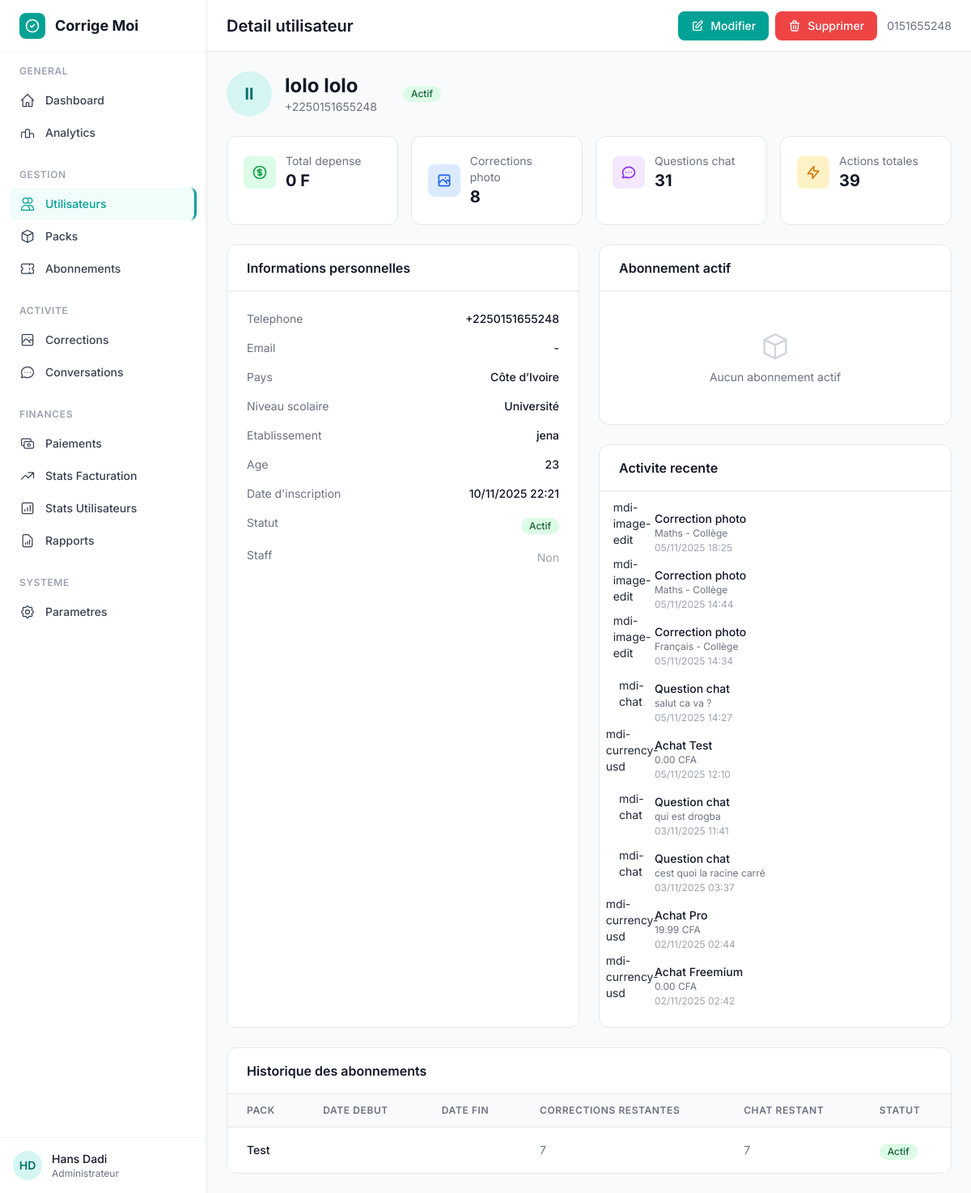
Before: /custom-admin/user/2/ (signed in) with the older database file.
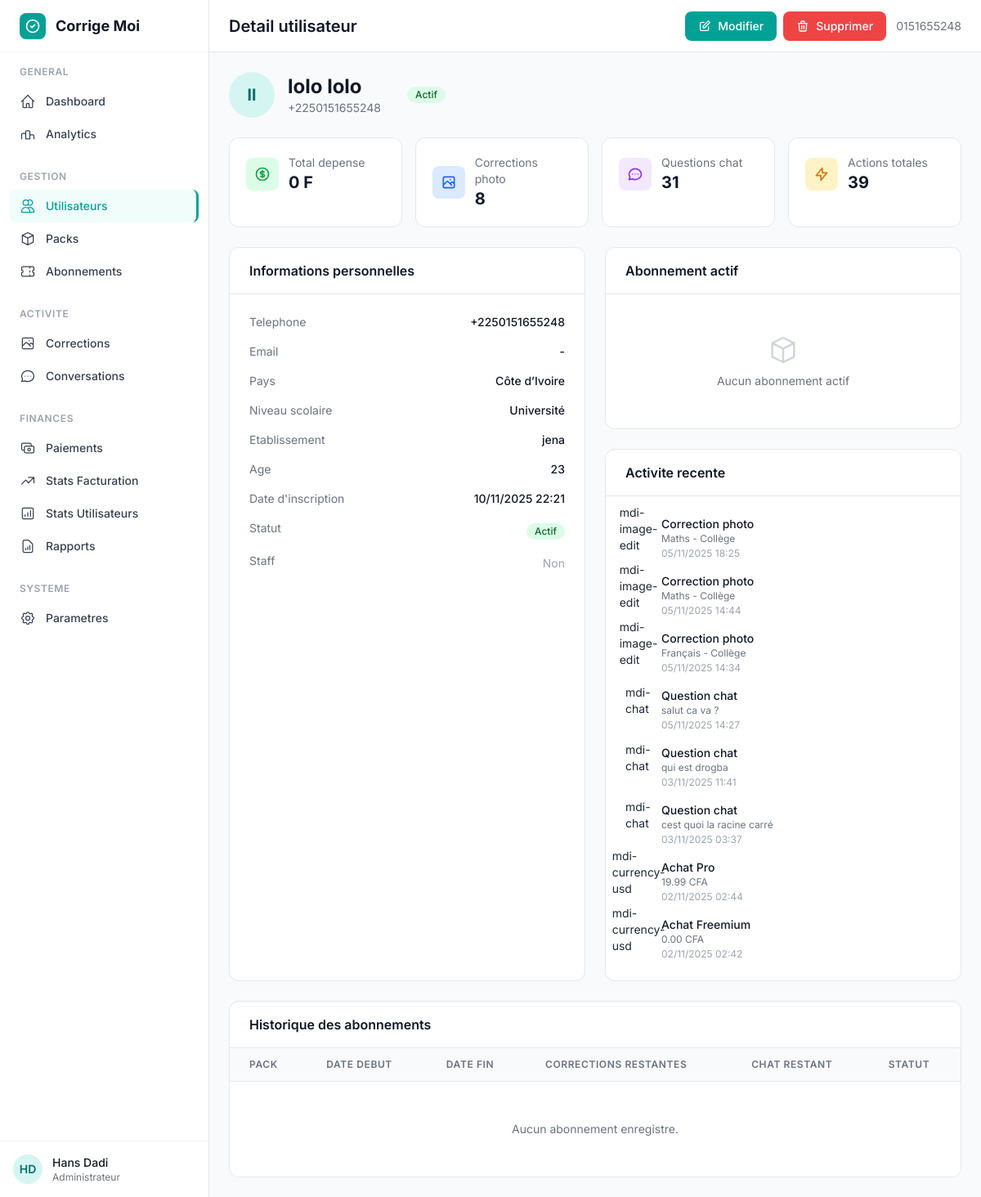
After: the same page with the newer database file.
### treatment/models.py (models this page shows, shortened)
class ImageCorrection(models.Model):
    user = models.ForeignKey(CustomUser, on_delete=models.CASCADE, related_name='image_corrections')
    image = models.ImageField(upload_to='corrections/%Y/%m/%d/')
    domaine = models.CharField(max_length=100, default='Mathématiques')
    niveau = models.CharField(max_length=100, default='Collège')
    type_exercice = models.CharField(max_length=100, default='Problème')
    attente = models.CharField(max_length=100, default='Étape par étape')
    infos_complementaires = models.TextField(blank=True)
    correction_text = models.TextField()
    created_at = models.DateTimeField(auto_now_add=True)
    updated_at = models.DateTimeField(auto_now=True)
    class Meta:
        ordering = ['-created_at']
        verbose_name = "Correction Photo"
        verbose_name_plural = "Corrections Photo"

class ChatMessage(models.Model):
    ROLE_CHOICES = (
        ('user', 'Utilisateur'),
        ('model', 'IA'),
    )
    session = models.ForeignKey(ChatSession, on_delete=models.CASCADE, related_name='messages' , null=True,  blank=True)
    role = models.CharField(max_length=10, choices=ROLE_CHOICES)
    content = models.TextField()
    created_at = models.DateTimeField(default=timezone.now)
    gemini_response_time = models.FloatField(null=True, blank=True)  # en ms
    class Meta:
        ordering = ['created_at']

### subscriptions/models.py (models this page shows, shortened)
class Transaction(models.Model):
    TRANSACTION_TYPES = (
        ('subscription', 'Souscription'),
        ('upgrade', 'Upgrade'),
        ('renewal', 'Renouvellement'),
    )
    user = models.ForeignKey(CustomUser, on_delete=models.CASCADE, related_name='transactions')
    pack = models.ForeignKey(
        Pack,
        on_delete=models.CASCADE,
        related_name='current_pack_transactions'  # UNIQUEMENT pour le pack actuel
    )
    previous_pack = models.ForeignKey('Pack', on_delete=models.SET_NULL, null=True, blank=True)
    transaction_type = models.CharField(max_length=20, choices=TRANSACTION_TYPES)
    price_paid = models.DecimalField(max_digits=10, decimal_places=2)
    created_at = models.DateTimeField(default=timezone.now)
    class Meta:
        ordering = ['-created_at']

class Subscription(models.Model):
    user = models.ForeignKey(
        User, on_delete=models.CASCADE, related_name="subscriptions"
    )
    pack = models.ForeignKey(Pack, on_delete=models.CASCADE, related_name="subscriptions")
    token = models.UUIDField(default=uuid.uuid4, editable=False, unique=True)
    api_key = models.CharField(max_length=100, unique=True, default=generate_api_key)
    image_corrections_remaining = models.PositiveIntegerField(default=0)
    chat_questions_remaining = models.PositiveIntegerField(default=0)
    is_active = models.BooleanField(default=True)
    created_at = models.DateTimeField(auto_now_add=True)
    expires_at = models.DateTimeField(null=True, blank=True)
    class Meta:
        pass

class Pack(models.Model):
    DURATION_CHOICES = [
        (0, 'Illimité'),
        (30, '30 jours'),
        (90, '90 jours'),
        (365, '1 an'),
    ]
    name = models.CharField(max_length=100, unique=True)
    slug = models.SlugField(max_length=100, blank=True)
    price = models.DecimalField(max_digits=10, decimal_places=2)
    description = models.TextField()
    features = models.JSONField(default=list, blank=True)
    is_best_plan = models.BooleanField(default=False)
    is_active = models.BooleanField(default=True)
    image_corrections_limit = models.PositiveIntegerField(
        default=0,
        help_text="Nombre d'envois d'images autorisés (0 = illimité)"
    )
    chat_questions_limit = models.PositiveIntegerField(
        default=0,
        help_text="Nombre de questions au chatbot autorisées (0 = illimité)"
    )
    duration = models.PositiveIntegerField(
        choices=DURATION_CHOICES,
        default=30,
        help_text="Durée en jours (0 = illimité)"
    )
    created_at = models.DateTimeField(auto_now_add=True)
    updated_at = models.DateTimeField(auto_now=True)
    class Meta:
        verbose_name = "Pack Abonnement"
        verbose_name_plural = "Packs Abonnement"

### custom_admin/views.py (the view)
# urls.py: path('user/<int:user_id>/', views.admin_user_detail, name='user_detail'),
@login_required
def admin_user_detail(request, user_id):
    if not request.user.is_staff:
        return render(request, '403.html', status=403)
    user = get_object_or_404(CustomUser, id=user_id)
    subscriptions = Subscription.objects.filter(user=user).select_related('pack').order_by('-created_at')
    active_sub = subscriptions.filter(is_active=True, expires_at__gt=timezone.now()).first()
    if active_sub:
        images_remaining = active_sub.image_corrections_remaining
        chat_remaining = active_sub.chat_questions_remaining
    else:
        images_remaining = chat_remaining = 0
    total_spent = Transaction.objects.filter(
        user=user, transaction_type='subscription'
    ).aggregate(total=Sum('price_paid'))['total'] or 0
    total_image_corrections = ImageCorrection.objects.filter(user=user).count()
    total_chat_questions = ChatMessage.objects.filter(session__user=user, role='user').count()
    total_actions = total_image_corrections + total_chat_questions
    recent_actions = []
    for trans in Transaction.objects.filter(user=user).order_by('-created_at')[:3]:
        recent_actions.append({
            'type': 'transaction',
            'icon': 'mdi-currency-usd',
            'color': 'success',
            'title': f'Achat {trans.pack.name}',
            'desc': f'{trans.price_paid} CFA',
            'date': trans.created_at,
        })
    for corr in ImageCorrection.objects.filter(user=user).order_by('-created_at')[:3]:
        recent_actions.append({
            'type': 'image',
            'icon': 'mdi-image-edit',
            'color': 'info',
            'title': 'Correction photo',
            'desc': f'{corr.domaine} - {corr.niveau}',
            'date': corr.created_at,
        })
    for msg in ChatMessage.objects.filter(session__user=user, role='user').order_by('-created_at')[:3]:
        recent_actions.append({
            'type': 'chat',
            'icon': 'mdi-chat',
            'color': 'primary',
            'title': 'Question chat',
            'desc': msg.content[:50] + ('...' if len(msg.content) > 50 else ''),
            'date': msg.created_at,
        })
    recent_actions = sorted(recent_actions, key=lambda x: x['date'], reverse=True)[:10]
    context = {
        'user': user,
        'active_sub': active_sub,
        'subscriptions': subscriptions,
        'images_remaining': images_remaining,
        'chat_remaining': chat_remaining,
        'total_spent': total_spent,
        'total_image_corrections': total_image_corrections,
        'total_chat_questions': total_chat_questions,
        'total_actions': total_actions,
        'recent_actions': recent_actions,
    }
    return render(request, 'custom_admin/admin/user_detail.html', context)

### custom_admin/templates/custom_admin/admin/user_detail.html (shortened to what the changed rows need)
{% extends "custom_admin/base_admin.html" %}
{% block page_title %}Detail utilisateur{% endblock %}
{% block content %}
<div class="mb-6">
    <div class="flex items-center gap-4">
        <div>
            <h2 class="text-2xl font-bold text-gray-900">{{ user.first_name }} {{ user.last_name }}</h2>
        </div>
    </div>
</div>
<div class="grid grid-cols-1 lg:grid-cols-2 gap-6 mb-6">
    <div class="space-y-6">
        <div class="bg-white rounded-xl border border-gray-200 overflow-hidden">
            <div class="p-6">
                {% if recent_actions %}
                <div class="space-y-4">
                    {% for action in recent_actions %}
                    <div class="flex items-start gap-3">
                        <div class="w-8 h-8 rounded-full flex items-center justify-center flex-shrink-0 bg-{{ action.color }}-100">
                            <span class="text-sm">{{ action.icon }}</span>
                        </div>
                        <div class="flex-1 min-w-0">
                            <p class="text-sm font-medium text-gray-900">{{ action.title }}</p>
                            <p class="text-xs text-gray-500">{{ action.desc }}</p>
                            <p class="text-xs text-gray-400 mt-0.5">{{ action.date|date:"d/m/Y H:i" }}</p>
                        </div>
                    </div>
                    {% endfor %}
                </div>
                {% endif %}
            </div>
        </div>
    </div>
</div>
<div class="bg-white rounded-xl border border-gray-200 overflow-hidden">
    <div class="overflow-x-auto">
        <table class="min-w-full divide-y divide-gray-200">
            <thead class="bg-gray-50">
                <tr>
                    <th class="px-6 py-3 text-left text-xs font-semibold text-gray-500 uppercase tracking-wider">Pack</th>
                    <th class="px-6 py-3 text-left text-xs font-semibold text-gray-500 uppercase tracking-wider">Date debut</th>
                    <th class="px-6 py-3 text-left text-xs font-semibold text-gray-500 uppercase tracking-wider">Date fin</th>
                    <th class="px-6 py-3 text-left text-xs font-semibold text-gray-500 uppercase tracking-wider">Corrections restantes</th>
                    <th class="px-6 py-3 text-left text-xs font-semibold text-gray-500 uppercase tracking-wider">Chat restant</th>
                    <th class="px-6 py-3 text-left text-xs font-semibold text-gray-500 uppercase tracking-wider">Statut</th>
                </tr>
            </thead>
            <tbody class="bg-white divide-y divide-gray-100">
                {% for sub in subscriptions %}
                <tr class="hover:bg-gray-50">
                    <td class="px-6 py-4 whitespace-nowrap text-sm font-medium text-gray-900">{{ sub.pack.name }}</td>
                    <td class="px-6 py-4 whitespace-nowrap text-sm text-gray-500">{{ sub.start_date|date:"d/m/Y" }}</td>
                    <td class="px-6 py-4 whitespace-nowrap text-sm text-gray-500">{{ sub.end_date|date:"d/m/Y" }}</td>
                    <td class="px-6 py-4 whitespace-nowrap text-sm text-gray-500">{{ sub.image_corrections_remaining }}</td>
                    <td class="px-6 py-4 whitespace-nowrap text-sm text-gray-500">{{ sub.chat_questions_remaining }}</td>
                    <td class="px-6 py-4 whitespace-nowrap">
                        {% if sub.is_active %}
                        <span class="inline-flex items-center px-2.5 py-0.5 rounded-full text-xs font-medium bg-green-100 text-green-800">Actif</span>
                        {% else %}
                        <span class="inline-flex items-center px-2.5 py-0.5 rounded-full text-xs font-medium bg-gray-100 text-gray-600">Expire</span>
                        {% endif %}
                    </td>
                </tr>
                {% empty %}
                <tr>
                    <td colspan="6" class="px-6 py-12 text-center text-sm text-gray-500">
                        Aucun abonnement enregistre.
                    </td>
                </tr>
                {% endfor %}
            </tbody>
        </table>
    </div>
</div>
{% endblock %}

Changed rows visible on the page:
removed Transaction: date "05/11/2025 12:10"
removed Subscription: pack.name "Test", image_corrections_remaining "7", chat_questions_remaining "7", is_active "Actif"
Other visible differences:
text now shown: "Aucun abonnement enregistre."
list line gone: "mdi-currency-usd Achat Test 0.00 CFA"
